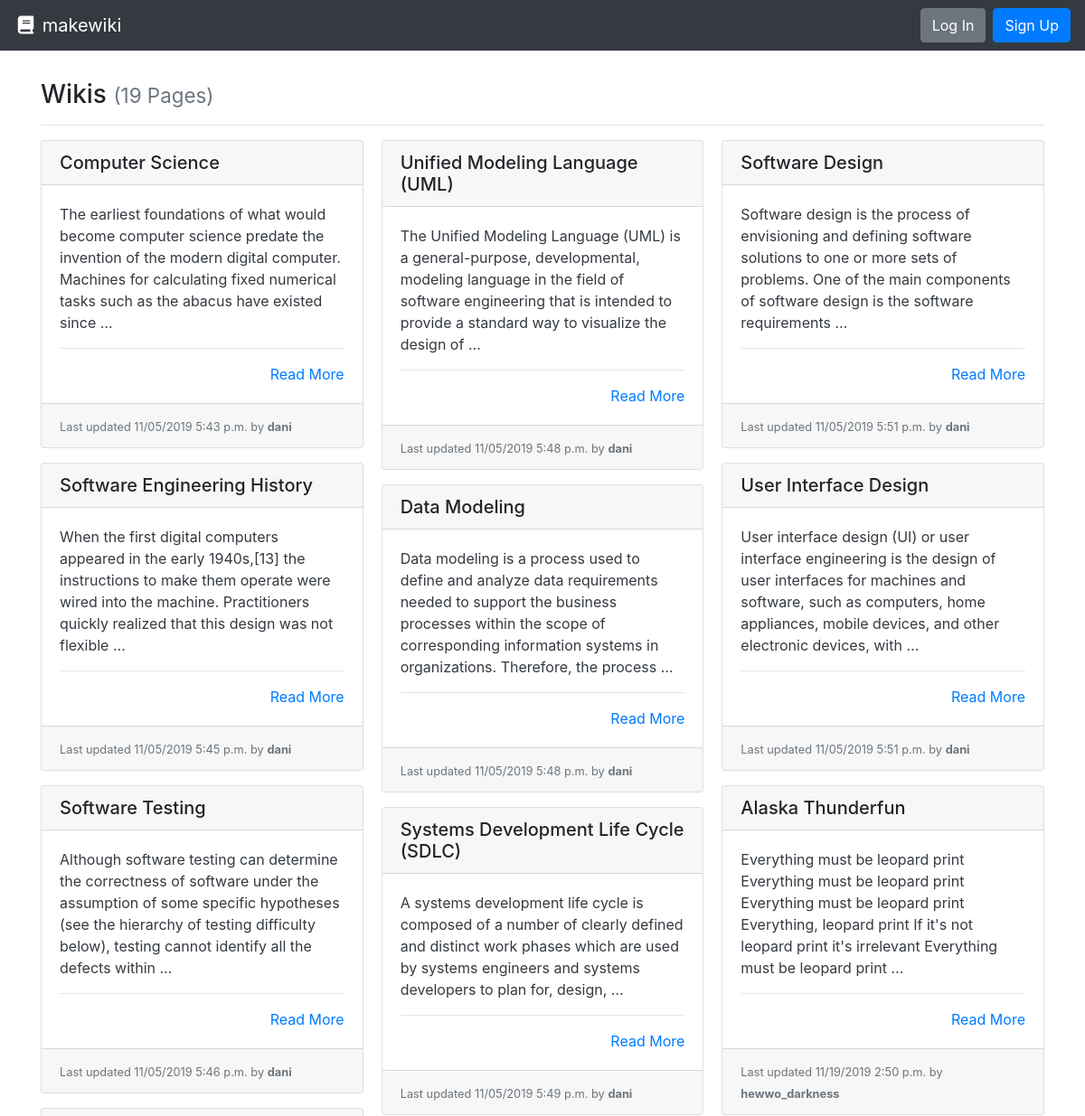
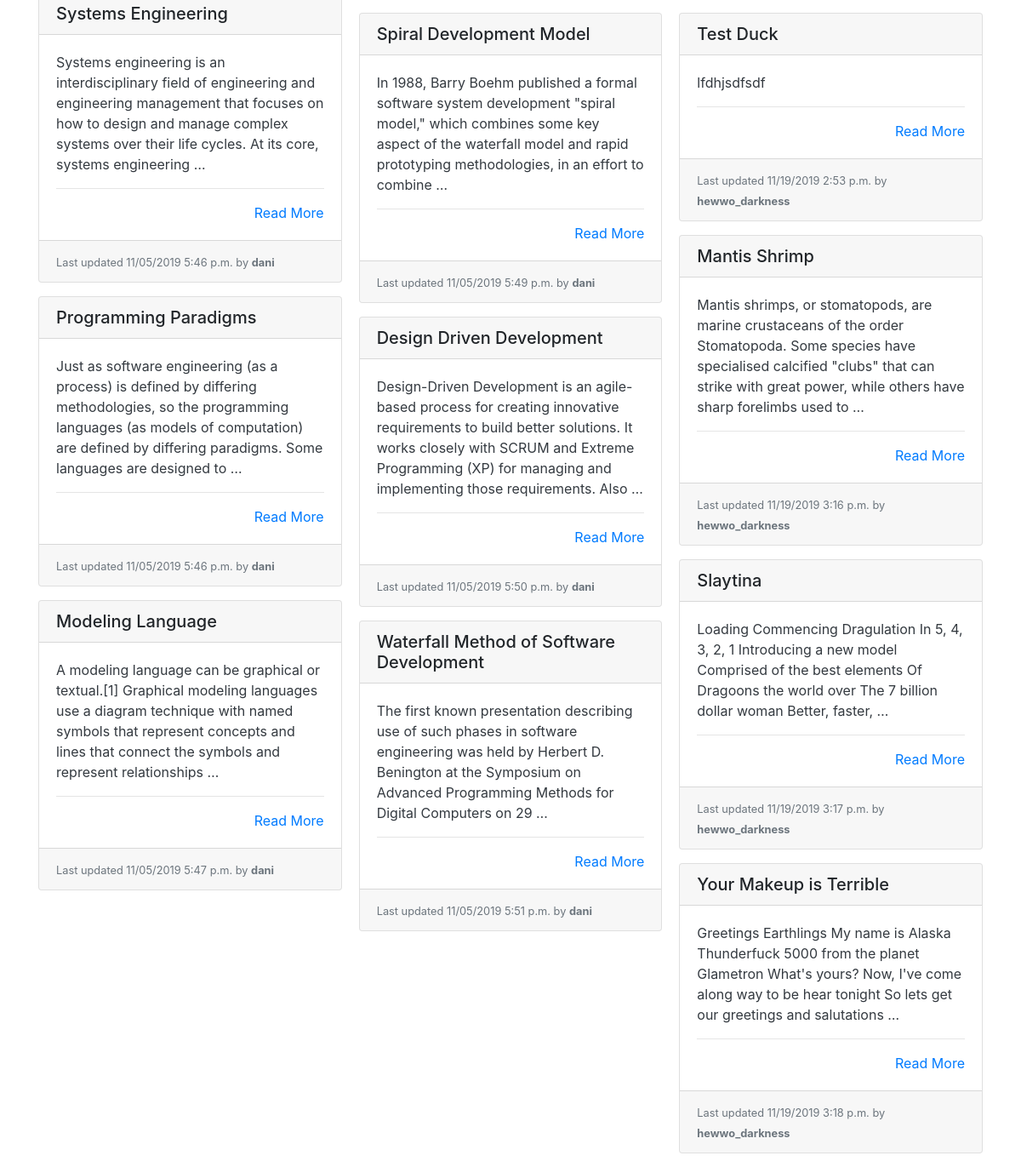
The app's page /, older data (2 pictures, top to bottom).
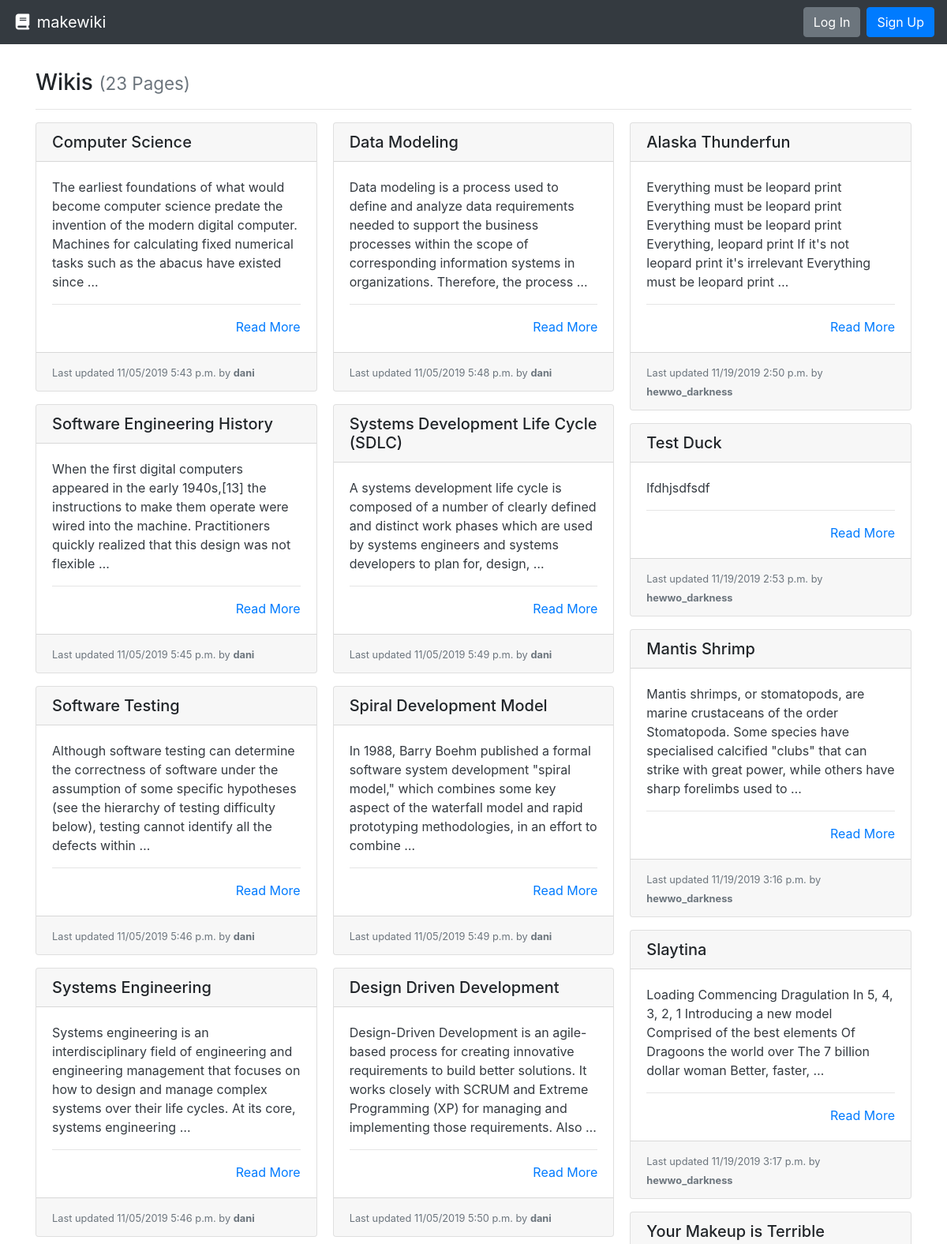
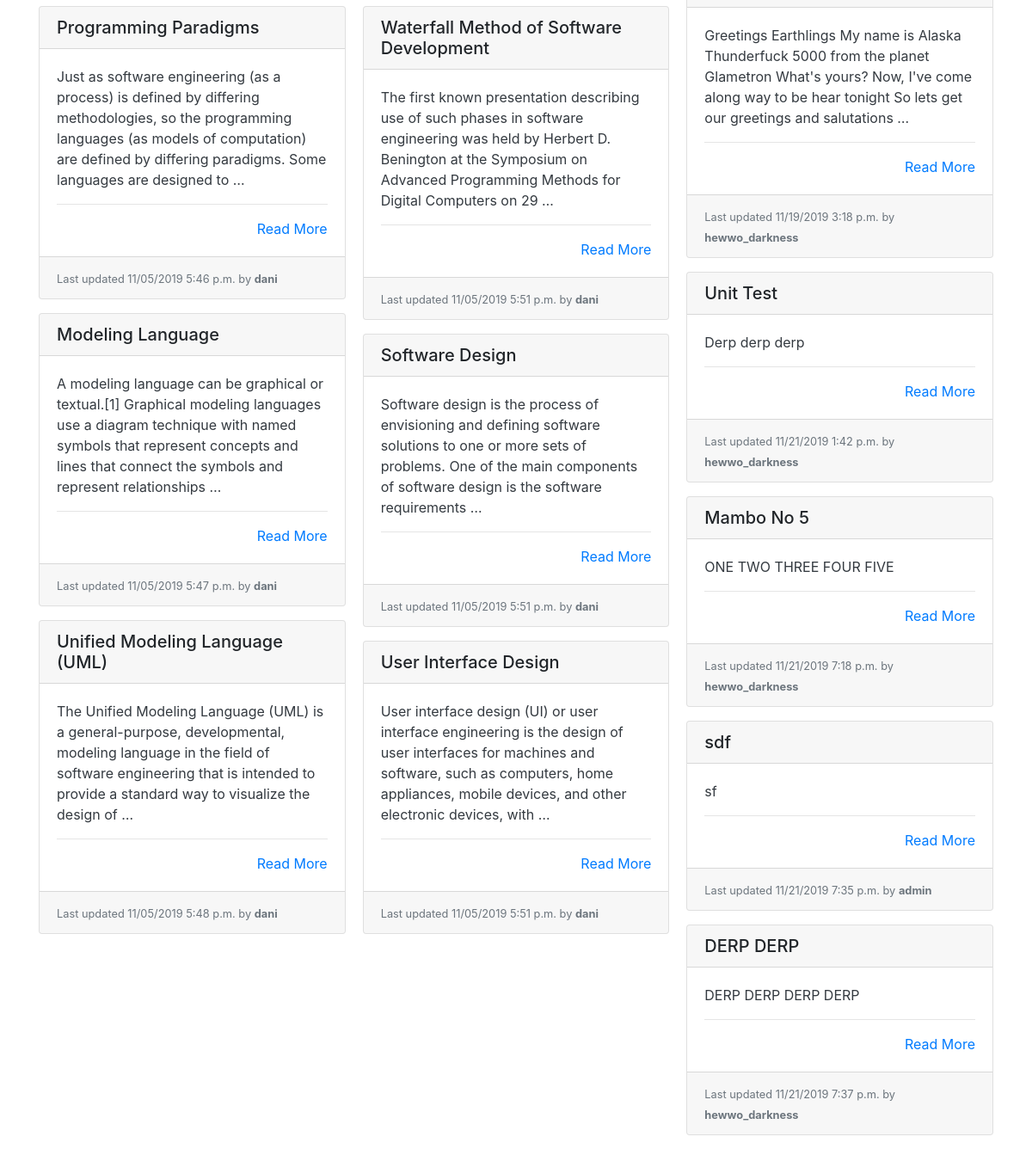
The same page, newer data (2 pictures, top to bottom).
### wiki/models.py (models this page shows, shortened)
class Page(models.Model):
    title = models.CharField(max_length=settings.WIKI_PAGE_TITLE_MAX_LENGTH, unique=True,
                             help_text="Title of your page.")
    author = models.ForeignKey(User, on_delete=models.PROTECT,
                               help_text="The user that posted this article.")
    slug = models.CharField(max_length=settings.WIKI_PAGE_TITLE_MAX_LENGTH, blank=True, editable=False,
                            help_text="Unique URL path to access this page. Generated by the system.")
    content = models.TextField(
        help_text="Write the content of your page here.")
    created = models.DateTimeField(auto_now_add=True,
                                   help_text="The date and time this page was created. Automatically generated when the model saves.")
    modified = models.DateTimeField(auto_now=True,
                                    help_text="The date and time this page was updated. Automatically generated when the model updates.")

### wiki/views.py (the view)
# urls.py: path('', PageListView.as_view(), name='wiki-list-page'),
class PageListView(ListView):
    model = Page
    def get(self, request):
        pages = self.get_queryset().all()
        return render(request, 'list.html', {
          'pages': pages
        })

### wiki/templates/list.html
{% extends "base.html" %}
{% block content %}
  <h3>Wikis {% if pages %}<small class="text-muted">({{ pages|length }} Page{{ pages|length|pluralize:"s" }})</small>{% endif %}</h3>
  <hr>
  {% if pages %}
    <div class="card-columns">
      {% for page in pages %}
        {% include "partials/card.html" %}
      {% endfor %}
    </div>
  {% else %}
    <div class="alert alert-primary" role="alert">No pages to display.</div>
  {% endif %}
{% endblock %}

### templates/base.html (shortened to what this page needs)
<!doctype html>
<html lang="en">
<head>
  <link rel="stylesheet" href="https://stackpath.bootstrapcdn.com/bootstrap/4.3.1/css/bootstrap.min.css"
>
</head>
<body>
  <nav class="navbar navbar-expand-md navbar-dark bg-dark">
    <a class="navbar-brand" href="{% url 'wiki-list-page' %}"><i class="fas fa-fw fa-book"></i> makewiki</a>
    <form class="form-inline ml-auto">
      {% if user.is_authenticated %}
        <div class="text-white">Hello, <strong>{{ user.username }}</strong>!</div>
        <a href="{% url 'new-page' %}" class="btn btn-success ml-4">New Page</a>
        <a href="{% url 'logout' %}" class="btn btn-danger ml-2">Log Out</a>
      {% else %}
        <a href="{% url 'login' %}" class="btn btn-secondary ml-2">Log In</a>
        <a href="{% url 'signup'%}" class="btn btn-primary ml-2">Sign Up</a>
      {% endif %}
    </form>
  </nav>
  <main role="main" class="container" style="margin-top: 4vh;">
    {% block content %}{% endblock %}
  </main>
</body>

### wiki/templates/partials/card.html
<div class="card mb-3">
  <h5 class="card-header ">{{ page.title }}</h5>
  <div class="card-body border-dark">
    <p class="card-text text-dark">
      {{ page.content|truncatewords_html:30 }}
      <hr>
      <div class="text-right"><a href="{% url 'wiki-details-page' page.slug %}" title="Read More">Read More</a></div>
  </div>
  <div class="card-footer">
    <small class="text-muted">Last updated {{ page.modified|date:"SHORT_DATETIME_FORMAT" }} by <b>{{ page.author.username }}</b></small>
  </div>
</div>

Row changes from the older to the newer data that the page shows:
added Page: title "Unit Test", content "Derp derp derp", modified "11/21/2019 1:42 p.m.", author.username "hewwo_darkness"
added Page: title "Mambo No 5", content "ONE TWO THREE FOUR FIVE", modified "11/21/2019 7:18 p.m.", author.username "hewwo_darkness"
added Page: title "sdf", content "sf", modified "11/21/2019 7:35 p.m.", author.username "admin"
added Page: title "DERP DERP", content "DERP DERP DERP DERP", modified "11/21/2019 7:37 p.m.", author.username "hewwo_darkness"
Text that changed along with them:
{{ pages|length }}: "19" → "23"
